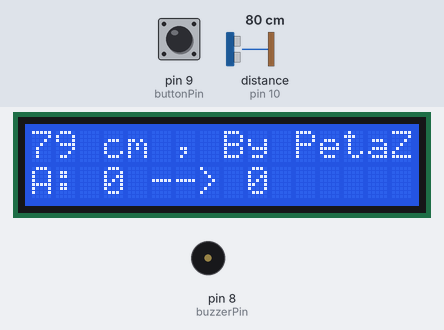
Recording of a sketch running on a simulated Arduino Uno, built with avr-gcc and run on an emulated ATmega328P. On the bench: 16×2 character LCD, buzzer (waves = sounding). Wiring (inferred from the names in the program): ultrasonic range finder: trigger pin 11; echo pin 10. The inputs (shaded band) are chosen by the test bench; at power-on: pin 9 (buttonPin) LOW, distance to the obstacle (sensor on pin 10) 80 cm. The echo pulse lasts 58.3 µs per cm.

Above: at 1.2 s.
1.3 s: pin 9 (buttonPin) pulled HIGH for 1 s
At 2.8 s:
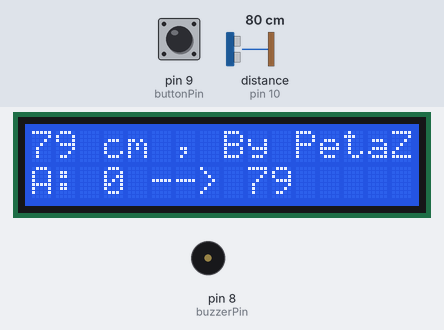
3.8 s: distance to the obstacle (sensor on pin 10) set to 2 cm
At 5.1 s:
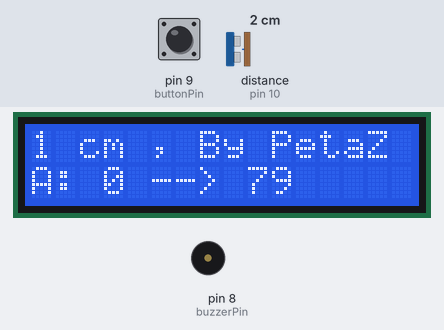
5.4 s: pin 9 (buttonPin) pulled HIGH for 0.3 s
At 6.6 s:
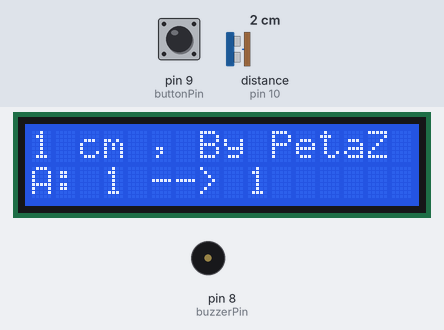
7.2 s: distance to the obstacle (sensor on pin 10) set to 31 cm
At 7.9 s:
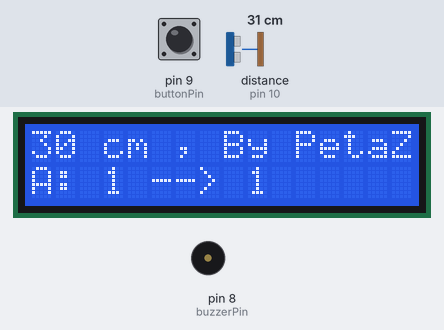
8.8 s: distance to the obstacle (sensor on pin 10) set to 35 cm
At 9.8 s:
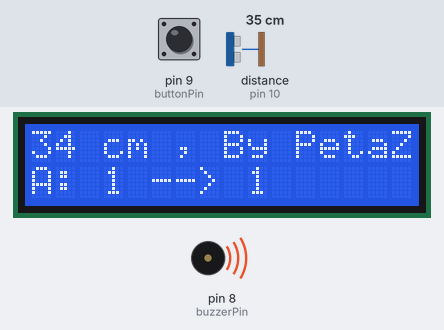
Timing chart, 0 to 11.3 s (numbered marks = the images above; inputs shaded):
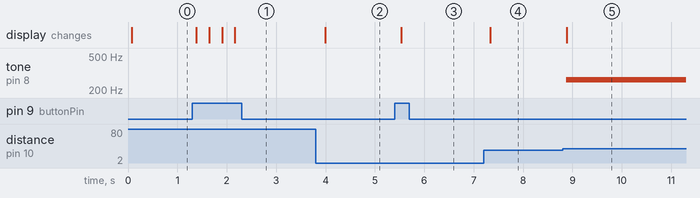

The sketch:

AlarmaPort_tilArduinoCode.ino
```cpp
#include <LiquidCrystal.h>

// Definir pines
const int buttonPin = 9;     // Pin del botón
const int buzzerPin = 8;     // Pin del buzzer
const int EchoPin = 10;      // Pin del sensor de ultrasonido (Echo)
const int TriggerPin = 11;   // Pin del sensor de ultrasonido (Trigger)

// Crear objeto LCD
LiquidCrystal lcd(2, 3, 4, 5, 6, 7);

// Variables de funcionamiento
bool alarmaActiva = false;
int distanciaTomada = 0;
const float MargenError = 30;

void setup() {
  Serial.begin(9600);

  // Configurar pines
  pinMode(buttonPin, INPUT);
  pinMode(buzzerPin, OUTPUT);
  pinMode(TriggerPin, OUTPUT);
  pinMode(EchoPin, INPUT);

  // Inicializar LCD
  lcd.begin(16, 2);
}

void loop() {
  // Medir la distancia con el sensor de ultrasonido y mostrarla en el LCD
  int cm = ping(TriggerPin, EchoPin);

  // Si se activa la alarma (botón presionado), hacer sonar el buzzer
  if (digitalRead(buttonPin) == HIGH) {
    alarmaActiva = !alarmaActiva;
    distanciaTomada = cm;
    noTone(buzzerPin);
  }
  if(alarmaActiva && (cm < (distanciaTomada-MargenError) || cm > (distanciaTomada+MargenError))){
    tone(buzzerPin, 262, 5000); // Hacer sonar el buzzer
  }

  mostrarDistancia(cm);
  delay(250);
}

// Función para medir la distancia con el sensor de ultrasonido
int ping(int TriggerPin, int EchoPin) {
  long duration, distanceCm;

  digitalWrite(TriggerPin, LOW);
  delayMicroseconds(4);
  digitalWrite(TriggerPin, HIGH);
  delayMicroseconds(10);
  digitalWrite(TriggerPin, LOW);

  duration = pulseIn(EchoPin, HIGH);
  distanceCm = duration * 10 / 292 / 2;

  return distanceCm;
}

// Función para mostrar la distancia en el LCD
void mostrarDistancia(int cm) {
  lcd.clear();
  lcd.print(cm);
  lcd.println(" cm , By PetaZ");
  lcd.setCursor(0, 1);
  lcd.print("A: ");
  lcd.print(alarmaActiva);
  lcd.print(" --> ");
  lcd.print(distanciaTomada);

}
```

Measured:
- the behaviour switches between 32 and 33 cm on distance to the obstacle (sensor on pin 10) (found by bisection; images 4 and 5)
- after the input at 1.3 s, the display: first changes after 0.08 s (image 1 shows a later state)
- after the input at 3.8 s, the display: changes after 0.19 s (image 2)
- after the input at 5.4 s, the display: changes after 0.13 s (image 3)
- after the input at 7.2 s, the display: changes after 0.13 s (image 4)
- after the input at 8.8 s, tone on pin 8 (buzzerPin): silent → 262 Hz after 0.08 s; the display: changes after 0.09 s (image 5)
